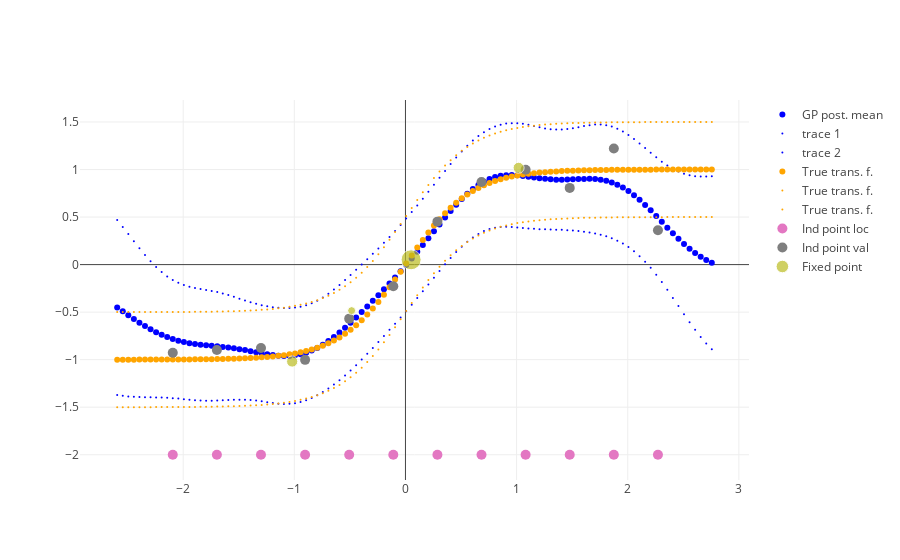
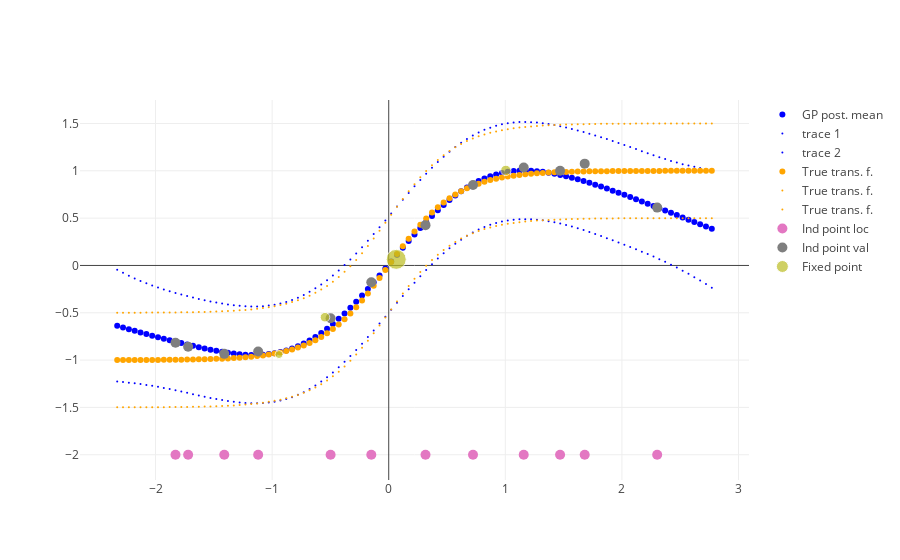

Notebook code for these charts, in order:
### Code cell
# Plot a single fit
GP_fit_saves_rs = np.reshape(nestedlist_to_array(GP_fit_saves, max_level=0), 
                             (len(ntrials_set), len(nfix_set), nbatches))

nfix_ind = 3
ntrials_ind = 1
batchnum = 0

print GP_RMSE[ntrials_ind, nfix_ind, batchnum]
print GP_NLL[ntrials_ind, nfix_ind, batchnum]

[y_train, x_train, tanh_params,
 all_results, 
 init_paramvec, dict_ind, dict_shape, opt_params, 
 bnds, transforms] = GP_fit_saves_rs[ntrials_ind, nfix_ind, batchnum]

print len(init_paramvec)

tanh_callback_plot_external(init_paramvec[opt_params], 
        opt_params, init_paramvec, transforms, dict_ind, dict_shape,
        tanh_params)

# for res in all_results[:-1]:
#     tanh_callback_plot_external(res.x, 
#             opt_params, init_paramvec, transforms, dict_ind, dict_shape,
#             tanh_params)

# plt([plt_type.Scatter(x=np.array(all_results[-1].objs)[:,0], y = np.array(all_results[-1].objs)[:,1])])
# for theta_ind in range(len(all_results[0].theta_hist)):
#     if (not np.mod(theta_ind, 30)) and (theta_ind<200):
#         print np.array(all_results[0].objs)[np.array(all_results[0].objs)[:,0]==theta_ind, :]
#         tanh_callback_plot_external(all_results[0].theta_hist[theta_ind], 
#             opt_params, init_paramvec, transforms, dict_ind, dict_shape,
#             tanh_params)
    
tanh_callback_plot_external(all_results[-1].x, 
        opt_params, init_paramvec, transforms, dict_ind, dict_shape,
        tanh_params)

#

paramvec = replace_params(all_results[-1].x, opt_params, init_paramvec)
paramdict = vec_to_params(paramvec, dict_ind, dict_shape, transforms)

# Unpack the usual parameters
(Sigma_eps, mu_0_0, Sigma_0_0, C, Sigma_nu, z, u, Sigma_u, lengthscales, kernel_variance, s, J, Sigma_s, Sigma_J)  = \
    paramdict.values()
    
print np.concatenate([s.T, Sigma_s], axis=1)
